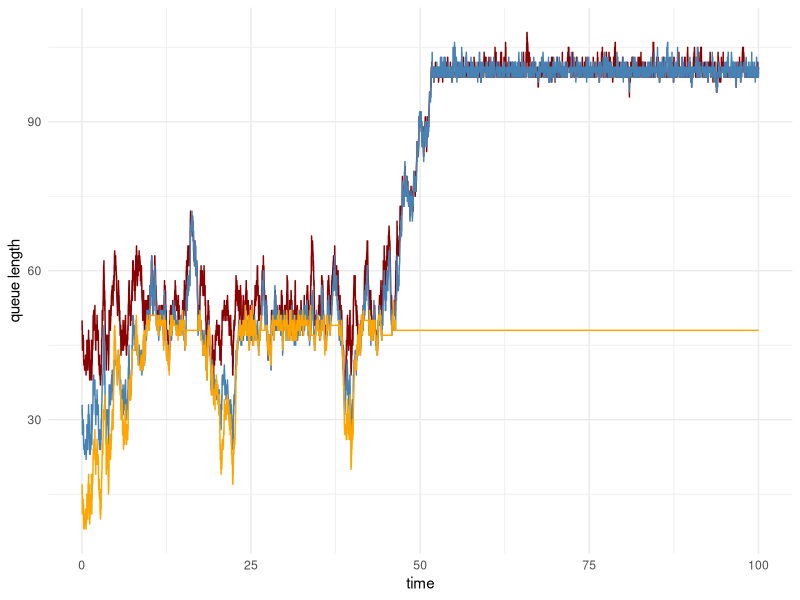

Generate this figure with R:
MMK.PB<-function(time){
  lambda=100
  mu1=2
  mu2=3
  mu3=6
  t = 0
  C1_hist = 0
  C2_hist = 0
  C3_hist = 0
  s = 0
  
  ##generate the first time with rate lambda 
  T1 = rexp(1,rate=lambda)
  C1=50
  C2=33
  C3=17
  event_times = T1
  interval_times=T1
  t = T1
  num_event = 0
  
  
  ##queueing agorithm
  while (t<time) {
    num_event = num_event+1
    if ((C1+C2+C3)>100){
      while (t<time){
        num_event = num_event+1
        if (max(C1,C2,C3)==C1&min(C1,C2,C3)==C3&C1>100){
          T1 = rexp(1,rate=lambda+mu1)
          p = runif(1,0,1)
          C1_hist[num_event] = C1
          C2_hist[num_event] = C2
          C3_hist[num_event] = C3
          C1 = ifelse(p<lambda/(lambda+100*mu1),C1+1,C1-1)
          C2=C2
          C3=C3
        }else if (max(C1,C2,C3)==C1&min(C1,C2,C3)==C3&C1+C2>100&C1<=100){
          T1 = rexp(1,rate=lambda+mu1)
          p = runif(1,0,1)
          C1_hist[num_event] = C1
          C2_hist[num_event] = C2
          C3_hist[num_event] = C3
          C1 =ifelse(p<lambda/(lambda+C1*mu1),C1+1,C1-1)
          C2=ifelse(p<lambda/(lambda+(100-C1)*mu2),C2+1,C2-1)
          C3=C3
        }
        else if (max(C1,C2,C3)==C1&min(C1,C2,C3)==C3&(C1+C2)<=100&((C1+C2+C3>100))){
          T1 = rexp(1,rate=lambda+mu1)
          p = runif(1,0,1)
          C1_hist[num_event] = C1
          C2_hist[num_event] = C2
          C3_hist[num_event] = C3
          C1 = ifelse(p<lambda/(lambda+C1*mu1),C1+1,C1-1)
          C2=  ifelse(p<lambda/(lambda+C2*mu2),C2+1,C2-1)
          C3=  ifelse(p<lambda/(lambda+(100-C1-C2)*mu3),C3+1,C3-1)
        }else if (max(C1,C2,C3)==C1&min(C1,C2,C3)==C2&C1>100){
          T1 = rexp(1,rate=lambda+mu1)
          p = runif(1,0,1)
          C1_hist[num_event] = C1
          C2_hist[num_event] = C2
          C3_hist[num_event] = C3
          C1 = ifelse(p<lambda/(lambda+100*mu1),C1+1,C1-1)
          C2=C2
          C3=C3
        }else if (max(C1,C2,C3)==C1&min(C1,C2,C3)==C2&C1+C3>100&C1<=100){
          T1 = rexp(1,rate=lambda+mu1)
          p = runif(1,0,1)
          C1_hist[num_event] = C1
          C2_hist[num_event] = C2
          C3_hist[num_event] = C3
          C1 =ifelse(p<lambda/(lambda+C1*mu1),C1+1,C1-1)
          C2=C2
          C3=ifelse(p<lambda/(lambda+(100-C1)*mu3),C3+1,C3-1)
        }
        else if (max(C1,C2,C3)==C1&min(C1,C2,C3)==C2&(C1+C3)<=100&((C1+C2+C3>100))){
          T1 = rexp(1,rate=lambda+mu1)
          p = runif(1,0,1)
          C1_hist[num_event] = C1
          C2_hist[num_event] = C2
          C3_hist[num_event] = C3
          C1 = ifelse(p<lambda/(lambda+C1*mu1),C1+1,C1-1)
          C2=  ifelse(p<lambda/(lambda+(100-C1-C3)*mu2),C2+1,C2-1)
          C3=  ifelse(p<lambda/(lambda+C3*mu3),C3+1,C3-1)
        }else if (max(C1,C2,C3)==C2&min(C1,C2,C3)==C3&C2>100){
          T1 = rexp(1,rate=lambda+mu1)
          p = runif(1,0,1)
          C1_hist[num_event] = C1
          C2_hist[num_event] = C2
          C3_hist[num_event] = C3
          C1 = C1
          C2=ifelse(p<lambda/(lambda+100*mu2),C2+1,C2-1)
          C3=C3
        }else if (max(C1,C2,C3)==C2&min(C1,C2,C3)==C3&C2+C1>100&C2<=100){
          T1 = rexp(1,rate=lambda+mu1)
          p = runif(1,0,1)
          C1_hist[num_event] = C1
          C2_hist[num_event] = C2
          C3_hist[num_event] = C3
          C1 =ifelse(p<lambda/(lambda+(100-C2)*mu1),C1+1,C1-1)
          C2=ifelse(p<lambda/(lambda+C2*mu2),C2+1,C2-1)
          C3=C3
        }
        else if (max(C1,C2,C3)==C2&min(C1,C2,C3)==C3&(C1+C2)<=100&((C1+C2+C3>100))){
          T1 = rexp(1,rate=lambda+mu1)
          p = runif(1,0,1)
          C1_hist[num_event] = C1
          C2_hist[num_event] = C2
          C3_hist[num_event] = C3
          C1 = ifelse(p<lambda/(lambda+C1*mu1),C1+1,C1-1)
          C2=  ifelse(p<lambda/(lambda+C2*mu2),C2+1,C2-1)
          C3=  ifelse(p<lambda/(lambda+(100-C1-C2)*mu3),C3+1,C3-1)
        }else if (max(C1,C2,C3)==C2&min(C1,C2,C3)==C1&C2>100){
          T1 = rexp(1,rate=lambda+mu1)
          p = runif(1,0,1)
          C1_hist[num_event] = C1
          C2_hist[num_event] = C2
          C3_hist[num_event] = C3
          C1 = C1
          C2=ifelse(p<lambda/(lambda+100*mu2),C2+1,C2-1)
          C3=C3
        }else if (max(C1,C2,C3)==C2&min(C1,C2,C3)==C1&C2+C3>100&C2<=100){
          T1 = rexp(1,rate=lambda+mu1)
          p = runif(1,0,1)
          C1_hist[num_event] = C1
          C2_hist[num_event] = C2
          C3_hist[num_event] = C3
          C1 =C1
          C2=ifelse(p<lambda/(lambda+C2*mu2),C2+1,C2-1)
          C3=ifelse(p<lambda/(lambda+(100-C2)*mu3),C3+1,C3-1)
        }
        else if (max(C1,C2,C3)==C2&min(C1,C2,C3)==C1&(C3+C2)<=100&((C1+C2+C3>100))){
          T1 = rexp(1,rate=lambda+mu1)
          p = runif(1,0,1)
          C1_hist[num_event] = C1
          C2_hist[num_event] = C2
          C3_hist[num_event] = C3
          C1 = ifelse(p<lambda/(lambda+(100-C2-C3)*mu1),C1+1,C1-1)
          C2=  ifelse(p<lambda/(lambda+C2*mu2),C2+1,C2-1)
          C3=  ifelse(p<lambda/(lambda+C3*mu3),C3+1,C3-1)
        }else if (max(C1,C2,C3)==C3&min(C1,C2,C3)==C1&C3>100){
          T1 = rexp(1,rate=lambda+mu1)
          p = runif(1,0,1)
          C1_hist[num_event] = C1
          C2_hist[num_event] = C2
          C3_hist[num_event] = C3
          C1 = C1
          C2=C2
          C3=ifelse(p<lambda/(lambda+100*mu3),C3+1,C3-1)
        }else if (max(C1,C2,C3)==C3&min(C1,C2,C3)==C1&C2+C3>100&C3<=100){
          T1 = rexp(1,rate=lambda+mu1)
          p = runif(1,0,1)
          C1_hist[num_event] = C1
          C2_hist[num_event] = C2
          C3_hist[num_event] = C3
          C1 =C1
          C2=ifelse(p<lambda/(lambda+(100-C2)*mu2),C2+1,C2-1)
          C3=ifelse(p<lambda/(lambda+C3*mu3),C3+1,C3-1)
        }
        else if (max(C1,C2,C3)==C3&min(C1,C2,C3)==C1&(C3+C2)<=100&((C1+C2+C3>100))){
          T1 = rexp(1,rate=lambda+mu1)
          p = runif(1,0,1)
          C1_hist[num_event] = C1
          C2_hist[num_event] = C2
          C3_hist[num_event] = C3
          C1 = ifelse(p<lambda/(lambda+(100-C2-C3)*mu1),C1+1,C1-1)
          C2=  ifelse(p<lambda/(lambda+C2*mu2),C2+1,C2-1)
          C3=  ifelse(p<lambda/(lambda+C3*mu3),C3+1,C3-1)
        }else if (max(C1,C2,C3)==C3&min(C1,C2,C3)==C2&C3>100){
          T1 = rexp(1,rate=lambda+mu1)
          p = runif(1,0,1)
          C1_hist[num_event] = C1
          C2_hist[num_event] = C2
          C3_hist[num_event] = C3
          C1 = C1
          C2=C2
          C3=ifelse(p<lambda/(lambda+100*mu3),C3+1,C3-1)
        }else if (max(C1,C2,C3)==C3&min(C1,C2,C3)==C2&C1+C3>100&C3<=100){
          T1 = rexp(1,rate=lambda+mu1)
          p = runif(1,0,1)
          C1_hist[num_event] = C1
          C2_hist[num_event] = C2
          C3_hist[num_event] = C3
          C1 =ifelse(p<lambda/(lambda+(100-C3)*mu1),C1+1,C1-1)
          C2=C2
          C3=ifelse(p<lambda/(lambda+C3*mu3),C3+1,C3-1)
        }
        else if (max(C1,C2,C3)==C3&min(C1,C2,C3)==C2&(C1+C3)<=100&((C1+C2+C3>100))){
          T1 = rexp(1,rate=lambda+mu1)
          p = runif(1,0,1)
          C1_hist[num_event] = C1
          C2_hist[num_event] = C2
          C3_hist[num_event] = C3
          C1 = ifelse(p<lambda/(lambda+C1*mu1),C1+1,C1-1)
          C2=  ifelse(p<lambda/(lambda+(100-C1-C3)*mu2),C2+1,C2-1)
          C3=  ifelse(p<lambda/(lambda+C3*mu3),C3+1,C3-1)
        }
        else if((C1+C2+C3)<=100){
          break
        }
        t = t+T1
        event_times[num_event] = t
        interval_times[num_event]=T1
      }
      Q_hist<-matrix(c(C1_hist,C2_hist,C3_hist,event_times,interval_times), ,5) 
    }
    else if ((C1+C2+C3)<=100&(C1+C2+C3)!=0){
      while (t<time){
        num_event = num_event+1
        if ((C1+C2+C3)<=100&(C1+C2+C3!=0)){
          T1 = rexp(1,rate=lambda+mu1)
          p = runif(1,0,1)
          C1_hist[num_event] = C1
          C2_hist[num_event] = C2
          C3_hist[num_event] = C3
          C1 = ifelse(p<lambda/(lambda+C1*mu1),C1+1,C1-1)
          C2=  ifelse(p<lambda/(lambda+C2*mu2),C2+1,C2-1)
          C3=  ifelse(p<lambda/(lambda+C3*mu3),C3+1,C3-1)
        }else {
          break
        }
        t = t+T1
        event_times[num_event] =t
        interval_times[num_event]=T1
      }
      Q_hist<-matrix(c(C1_hist,C2_hist,C3_hist,num_event,interval_times), ,5)
    }
    else if ((C1+C2+C3)==0){
      while (t<time){
        num_event = num_event+1
        # here, the queue was empty, so only arrivals are possible
        T1 = rexp(1,rate=lambda)
        C1_hist[num_event] = C1
        C2_hist[num_event] = C2
        C3_hist[num_event] = C3
        C1=1
        C2=1
        C3=1
        t = t+T1
        event_times[num_event] = t
        interval_times[num_event]=T1
      }
      Q_hist<-matrix(c(C1_hist,C2_hist,C3_hist,event_times,interval_times), ,5)
    }
  }
  out<-Q_hist
}


Q_histB<-MMK.PB(time=100)
Q_histB<-Q_histB[-1,]
Q_histB<-na.omit(Q_histB)

Q_histB<-as.data.frame(Q_histB)
library(ggplot2)
ggplot(Q_histB, aes(x=V4)) + 
  geom_line(aes(y = V1), color = "darkred") + 
  geom_line(aes(y = V2), color="steelblue")+
  geom_line(aes(y = V3), color = "orange")+
  labs(x="time", y="queue length")+
  theme_minimal()


